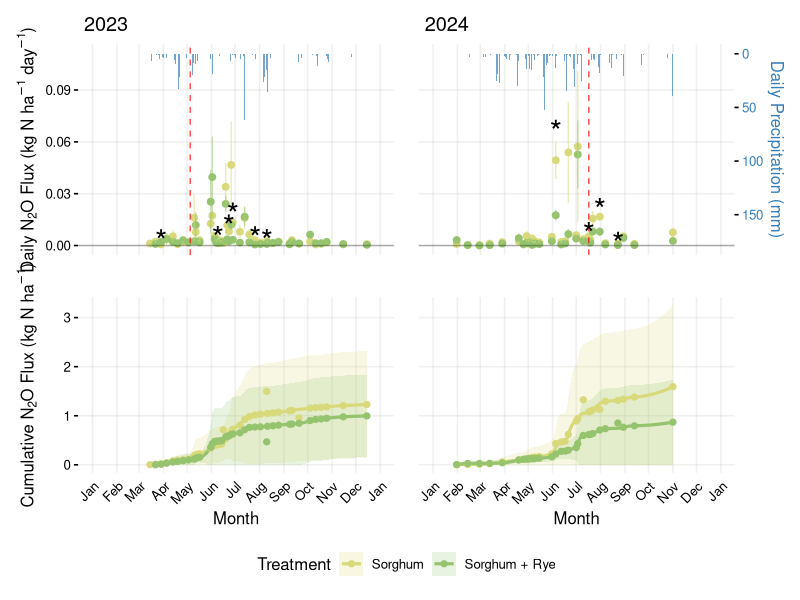
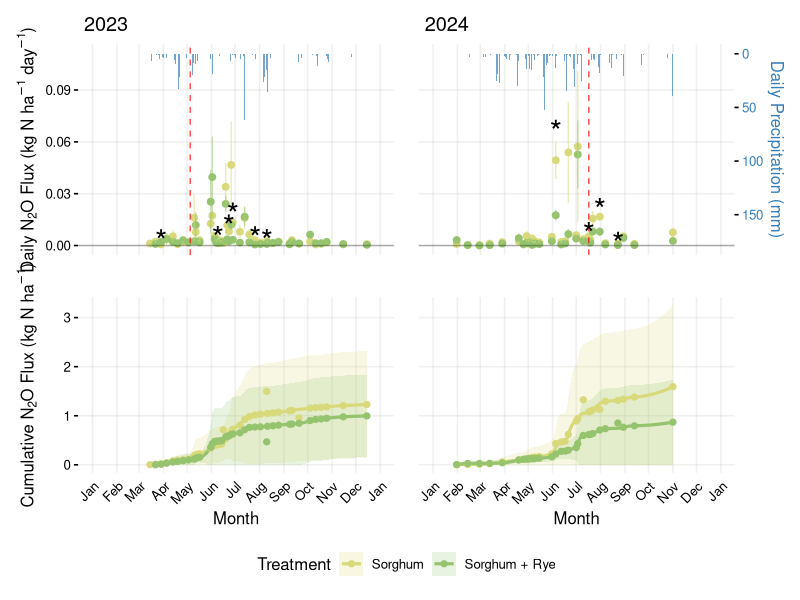

These figures' R source, in order:
## ---- chunk 1
#| label: setup
#| message: false
#| warning: false

# Load required packages
library(tidyverse)
library(lubridate)
library(patchwork)
library(readxl)

# Re-establish dplyr preferences after loading packages
if (requireNamespace("conflicted", quietly = TRUE)) {
  library(conflicted)
  conflicts_prefer(dplyr::select)
  conflicts_prefer(dplyr::filter)
  conflicts_prefer(dplyr::summarise)
}

# Custom theme for consistency (from Final_Figures_Tables.qmd)
theme_publication <- function(base_size = 12) {
  theme_minimal(base_size = base_size) +
    theme(
      panel.background = element_rect(fill = "#ffffffff", color = NA),
      plot.background = element_rect(fill = "#ffffffff", color = NA),
      panel.grid.major = element_line(color = alpha("#B7B5B3", 0.2)),
      panel.grid.minor = element_blank(),
      text = element_text(color = "#000000ff"),
      axis.text = element_text(color = "#000000ff"),
      strip.background = element_rect(fill = alpha("#A5CAD2", 0.2)),
      axis.text.x = element_text(angle = 45, hjust = 1),
      panel.spacing = unit(2, "lines")
    )
}

# Treatment colors (from Final_Figures_Tables.qmd)
treatment_colors <- c(
  "Sorghum" = "#D8D97AFF",
  "Sorghum + Rye" = "#95C36EFF", 
  "Corn" = "#74C8C3FF",
  "Soy" = "#0A2E57FF"
)

scale_color_treatments <- function() scale_color_manual(values = treatment_colors)
scale_fill_treatments <- function() scale_fill_manual(values = treatment_colors)
## ---- chunk 2
#| label: data-import
#| message: false

# Import flux data 
flux_data <- read_csv("data/cleaned_flux_data.csv") %>%
  mutate(date = as.Date(date)) 

# Import historical rain data
rain <- read_xlsx("data/rain/historical_rain.xlsx")

rain <- rain %>%
  select(day, doy, precipmm) %>%
  mutate(
    date = as.Date(day),
    year = year(date),
  ) %>%
  group_by(year) %>%
  arrange(date) %>%
  mutate(cumulative_precip = cumsum(precipmm))

rain <- rain %>%
  mutate(doy_date = as.Date(doy - 1, origin = "2000-01-01"))
## ---- chunk 3
#| label: plot-level-cumulative

# Filter to target treatments and years
flux_filtered <- flux_data %>%
  filter(treatment %in% c("Sorghum", "Sorghum + Rye")) %>%
  filter(year %in% c(2023, 2024))

# Calculate daily flux per plot (averaging row and interrow within each plot-date)
daily_flux_plot <- flux_filtered %>%
  group_by(plot, treatment, year, date) %>%
  summarise(
    flux = mean(gnha_day_no_negative, na.rm = TRUE) / 1000,  # Convert g to kg
    .groups = "drop"
  ) %>%
  arrange(treatment, year, plot, date)

# Get date ranges per treatment-year for interpolation bounds
date_ranges <- daily_flux_plot %>%
  group_by(treatment, year) %>%
  summarise(
    min_date = min(date, na.rm = TRUE),
    max_date = max(date, na.rm = TRUE),
    .groups = "drop"
  )

# Implement plot-level cumulative flux with interpolation
cum_flux_plot_level <- daily_flux_plot %>%
  # Create all combinations of treatment-year-plot
  group_by(treatment, year, plot) %>%
  # Get the date range for this treatment-year
  left_join(date_ranges, by = c("treatment", "year")) %>%
  group_modify(~ {
    df <- .x
    if (nrow(df) < 2) return(tibble())
    
    # Create full date sequence within measurement range
    all_dates <- seq(first(df$min_date), first(df$max_date), by = "day")
    
    # Create tibble with all dates
    full_dates <- tibble(date = all_dates)
    
    # Join with observed data
    df_full <- full_dates %>%
      left_join(df %>% select(date, flux), by = "date")
    
    # Interpolate flux values
    valid_data <- df %>% filter(!is.na(flux))
    if (nrow(valid_data) >= 2) {
      df_full <- df_full %>%
        mutate(
          flux_interp = approx(
            x = valid_data$date,
            y = valid_data$flux,
            xout = date,
            rule = 1,
            ties = "ordered"
          )$y
        )
    } else {
      df_full <- df_full %>%
        mutate(flux_interp = NA_real_)
    }
    
    # Calculate cumulative flux
    df_full %>%
      filter(!is.na(flux_interp)) %>%
      mutate(cum_flux = cumsum(flux_interp))
  }) %>%
  ungroup()

# Summarize across plots to get mean and CI
cum_flux_summary <- cum_flux_plot_level %>%
  group_by(treatment, year, date) %>%
  summarise(
    cum_flux_mean = mean(cum_flux, na.rm = TRUE),
    cum_flux_sd = sd(cum_flux, na.rm = TRUE),
    n_plots = n(),
    cum_flux_se = cum_flux_sd / sqrt(n_plots),
    t_crit = qt(0.975, df = pmax(n_plots - 1, 1)),
    cum_flux_ci = t_crit * cum_flux_se,
    .groups = "drop"
  ) %>%
  # Handle cases where CI might be NA
  mutate(
    cum_flux_ci = replace_na(cum_flux_ci, 0)
  )

# Create a version with observed points marked
cum_flux_observed <- cum_flux_plot_level %>%
  filter(!is.na(flux)) %>%
  group_by(treatment, year, date) %>%
  summarise(
    cum_flux_mean = mean(cum_flux, na.rm = TRUE),
    .groups = "drop"
  )

cat("✓ Plot-level cumulative flux calculation complete\n")
cat("Summary data:", nrow(cum_flux_summary), "rows\n")
cat("Treatments:", paste(unique(cum_flux_summary$treatment), collapse = ", "), "\n")
cat("Years:", paste(unique(cum_flux_summary$year), collapse = ", "), "\n")
## ---- chunk 4
#| label: daily-flux-summary

# Build daily treatment means and SE for N2O flux (for daily plot)
daily_flux <- flux_filtered %>%
  mutate(Treatment = treatment) %>%
  group_by(Treatment, year, date) %>%
  summarise(
    mean_flux = mean(gnha_day_no_negative, na.rm = TRUE) / 1000,  # Convert g to kg
    se_flux = sd(gnha_day_no_negative, na.rm = TRUE) / sqrt(sum(!is.na(gnha_day_no_negative))) / 1000,
    .groups = "drop"
  )

# Get flux measurement date ranges for each year
flux_date_ranges <- daily_flux %>%
  group_by(year) %>%
  summarise(
    min_date = min(date, na.rm = TRUE),
    max_date = max(date, na.rm = TRUE),
    .groups = "drop"
  )

# Calculate daily significance tests between treatments
daily_significance <- flux_filtered %>%
  group_by(year, date) %>%
  summarise(
    p_value = {
      sorghum_flux <- gnha_day_no_negative[treatment == "Sorghum"]
      sorghum_rye_flux <- gnha_day_no_negative[treatment == "Sorghum + Rye"]
      sorghum_flux <- sorghum_flux[!is.na(sorghum_flux)]
      sorghum_rye_flux <- sorghum_rye_flux[!is.na(sorghum_rye_flux)]
      if (length(sorghum_flux) >= 2 && length(sorghum_rye_flux) >= 2) {
        tryCatch({
          t_result <- t.test(sorghum_flux, sorghum_rye_flux)
          t_result$p.value
        }, error = function(e) NA_real_)
      } else {
        NA_real_
      }
    },
    .groups = "drop"
  ) %>%
  mutate(
    significant = p_value < 0.05,
    star_label = ifelse(significant & !is.na(p_value), "*", "")
  )

# Get max flux values for star positioning
max_flux_by_date <- daily_flux %>%
  group_by(year, date) %>%
  summarise(max_flux = max(mean_flux + se_flux, na.rm = TRUE), .groups = "drop")

# Combine significance data with position data
star_data <- daily_significance %>%
  left_join(max_flux_by_date, by = c("year", "date")) %>%
  filter(star_label == "*") %>%
  mutate(star_y = max_flux * 1.1)

# Filter precipitation to match flux measurement periods only
daily_precip_trimmed <- rain %>%
  transmute(date, year, precipmm) %>%
  filter(year %in% c(2023, 2024)) %>%
  left_join(flux_date_ranges, by = "year") %>%
  filter(date >= min_date, date <= max_date) %>%
  select(date, year, precipmm)

# Fertilizer event dates
fert_events <- tibble(
  year = c(2023, 2024),
  fertilizer_date = as.Date(c("2023-05-05", "2024-07-17"))
)
## ---- chunk 5
#| label: fig-figure2-plotlevel
#| fig-cap: "Daily and cumulative N₂O flux with plot-level between-plot 95% CI"
#| fig-width: 13.3
#| fig-height: 7.5

# Calculate global maxima for consistent y-axes
global_max_flux <- max(daily_flux$mean_flux + daily_flux$se_flux, na.rm = TRUE)
global_max_precip <- max(daily_precip_trimmed$precipmm, na.rm = TRUE)
global_max_cum_flux <- max(cum_flux_summary$cum_flux_mean + cum_flux_summary$cum_flux_ci, na.rm = TRUE)

# Scale precipitation to fit on flux scale, positioned from top down
global_precip_scale_factor <- global_max_flux * 0.4 / global_max_precip
global_plot_top <- global_max_flux * 1.1

create_dual_axis_plot <- function(year_val, is_right_panel = FALSE) {
  # Filter data for the specific year
  flux_year <- daily_flux %>% filter(year == year_val)
  precip_year <- daily_precip_trimmed %>% filter(year == year_val)
  star_year <- star_data %>% filter(year == year_val)
  fert_year <- fert_events %>% filter(year == year_val)
  cum_flux_year <- cum_flux_summary %>% 
    filter(year == year_val) %>%
    rename(Treatment = treatment)
  cum_flux_points <- cum_flux_observed %>% 
    filter(year == year_val) %>%
    rename(Treatment = treatment)

  # Full-year limits (force Jan 1 → Dec 31)
  year_start <- as.Date(sprintf("%d-01-01", year_val))
  year_end <- as.Date(sprintf("%d-12-31", year_val))

  # Daily flux plot with precipitation
  daily_plot <- ggplot() +
    # Precipitation bars (from top down)
    geom_rect(data = precip_year,
              aes(xmin = date - 0.5, xmax = date + 0.5,
                  ymin = global_plot_top - precipmm * global_precip_scale_factor, ymax = global_plot_top),
              fill = "#377EB8", alpha = 0.7) +
    # Daily flux points
    geom_point(data = flux_year,
               aes(x = date, y = mean_flux, color = Treatment),
               size = 2) +
    geom_errorbar(data = flux_year,
                  aes(x = date, ymin = mean_flux - se_flux, ymax = mean_flux + se_flux, color = Treatment),
                  width = 0.2, alpha = 0.5) +
    # Fertilizer events
    geom_vline(data = fert_year,
               aes(xintercept = as.numeric(fertilizer_date)),
               linetype = "dashed", color = "red", alpha = 0.7) +
    # Significance stars
    geom_text(data = star_year,
              aes(x = date, y = star_y, label = star_label),
              color = "black", size = 8) +
    # Scales and styling
    scale_color_treatments() +
    guides(color = "none") +
    scale_x_date(date_breaks = "1 month", date_labels = "%b",
                 limits = c(year_start, year_end)) +
    scale_y_continuous(
      name = if (!is_right_panel) expression("Daily N"[2]*"O Flux (kg N ha"^-1*" day"^-1*")") else "",
      limits = c(0, global_plot_top),
      sec.axis = sec_axis(~ (global_plot_top - .) / global_precip_scale_factor,
                          name = if (is_right_panel) "Daily Precipitation (mm)" else "")
    ) +
    theme_publication() +
    theme(
      legend.position = "none",
      axis.text.x = element_blank(),
      axis.ticks.x = element_blank(),
      axis.text.y = if (is_right_panel) element_blank() else element_text(),
      axis.ticks.y = if (is_right_panel) element_blank() else element_line(),
      axis.title.y = if (is_right_panel) element_blank() else element_text(),
      axis.text.y.right = if (is_right_panel) element_text(color = "#377EB8") else element_blank(),
      axis.ticks.y.right = if (is_right_panel) element_line() else element_blank(),
      axis.title.y.right = if (is_right_panel) element_text(color = "#377EB8") else element_blank()
    ) +
    labs(title = paste("", year_val), x = "") +
    geom_hline(yintercept = 0, linetype = "solid", alpha = 0.3)

  # Cumulative flux plot with PLOT-LEVEL 95% CI
  cumulative_plot <- ggplot(cum_flux_year, aes(x = date, y = cum_flux_mean, color = Treatment)) +
    geom_ribbon(aes(ymin = pmax(cum_flux_mean - cum_flux_ci, 0), 
                    ymax = cum_flux_mean + cum_flux_ci, 
                    fill = Treatment),
                alpha = 0.2, linewidth = 0) +
    geom_line(linewidth = 1.1) +
    geom_point(data = cum_flux_points, 
               aes(x = date, y = cum_flux_mean, color = Treatment), 
               size = 1.8) +
    scale_color_treatments() +
    scale_fill_treatments() +
    scale_x_date(date_breaks = "1 month", date_labels = "%b",
                 limits = c(year_start, year_end)) +
    scale_y_continuous(
      name = if (!is_right_panel) expression("Cumulative N"[2]*"O Flux (kg N ha"^-1*")") else "",
      limits = c(0, global_max_cum_flux)
    ) +
    labs(x = "Month") +
    theme_publication() +
    theme(
      legend.position = "none",
      axis.text.y = if (is_right_panel) element_blank() else element_text(),
      axis.ticks.y = if (is_right_panel) element_blank() else element_line(),
      axis.title.y = if (is_right_panel) element_blank() else element_text()
    )

  # Combine daily and cumulative plots vertically
  (daily_plot / cumulative_plot) +
    patchwork::plot_layout(heights = c(1.2, 1))
}

# Create plots for both years
plot_2023 <- create_dual_axis_plot(2023, is_right_panel = FALSE)
plot_2024 <- create_dual_axis_plot(2024, is_right_panel = TRUE)

# Combine plots side by side
figure2 <- (plot_2023 | plot_2024) +
  plot_layout(guides = "collect") &
  theme(legend.position = "bottom", 
        legend.justification = "center",
        legend.box.just = "center")

figure2
## ---- chunk 6
#| label: save-figure

# Save the figure with specified dimensions
ggsave(
  filename = "figures/figure2_flux_precip_cumulative_2023_2024_plotlevelCI.png",
  plot = figure2,
  width = 174,
  height = 174,
  units = "mm",
  dpi = 600,
  bg = "white"
)

cat("✓ Figure saved to figures/figure2_flux_precip_cumulative_2023_2024_plotlevelCI.png\n")
cat("  Dimensions: 174 mm × 174 mm @ 600 dpi\n")
